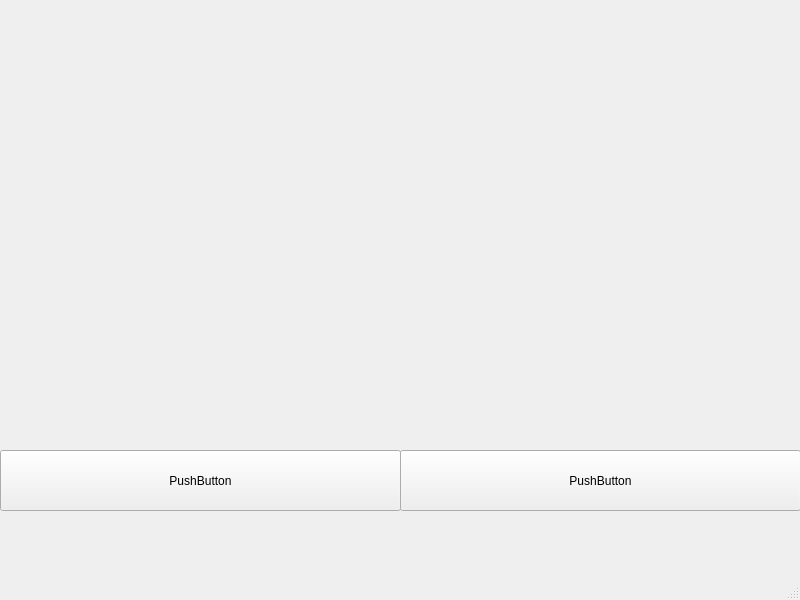
<?xml version="1.0" encoding="UTF-8"?>
<ui version="4.0">
 <class>MainWindow</class>
 <widget class="QMainWindow" name="MainWindow">
  <property name="geometry">
   <rect>
    <x>0</x>
    <y>0</y>
    <width>800</width>
    <height>600</height>
   </rect>
  </property>
  <property name="windowTitle">
   <string>MainWindow</string>
  </property>
  <widget class="QWidget" name="centralwidget">
   <widget class="QLabel" name="photo">
    <property name="geometry">
     <rect>
      <x>190</x>
      <y>0</y>
      <width>381</width>
      <height>451</height>
     </rect>
    </property>
    <property name="text">
     <string/>
    </property>
    <property name="pixmap">
     <pixmap>../../../Folders/sujal/photo.jpg</pixmap>
    </property>
    <property name="scaledContents">
     <bool>true</bool>
    </property>
   </widget>
   <widget class="QPushButton" name="old">
    <property name="geometry">
     <rect>
      <x>0</x>
      <y>450</y>
      <width>401</width>
      <height>61</height>
     </rect>
    </property>
    <property name="text">
     <string>PushButton</string>
    </property>
   </widget>
   <widget class="QPushButton" name="new_2">
    <property name="geometry">
     <rect>
      <x>400</x>
      <y>450</y>
      <width>401</width>
      <height>61</height>
     </rect>
    </property>
    <property name="text">
     <string>PushButton</string>
    </property>
   </widget>
  </widget>
  <widget class="QMenuBar" name="menubar">
   <property name="geometry">
    <rect>
     <x>0</x>
     <y>0</y>
     <width>800</width>
     <height>26</height>
    </rect>
   </property>
  </widget>
  <widget class="QStatusBar" name="statusbar"/>
 </widget>
 <resources/>
 <connections/>
</ui>
